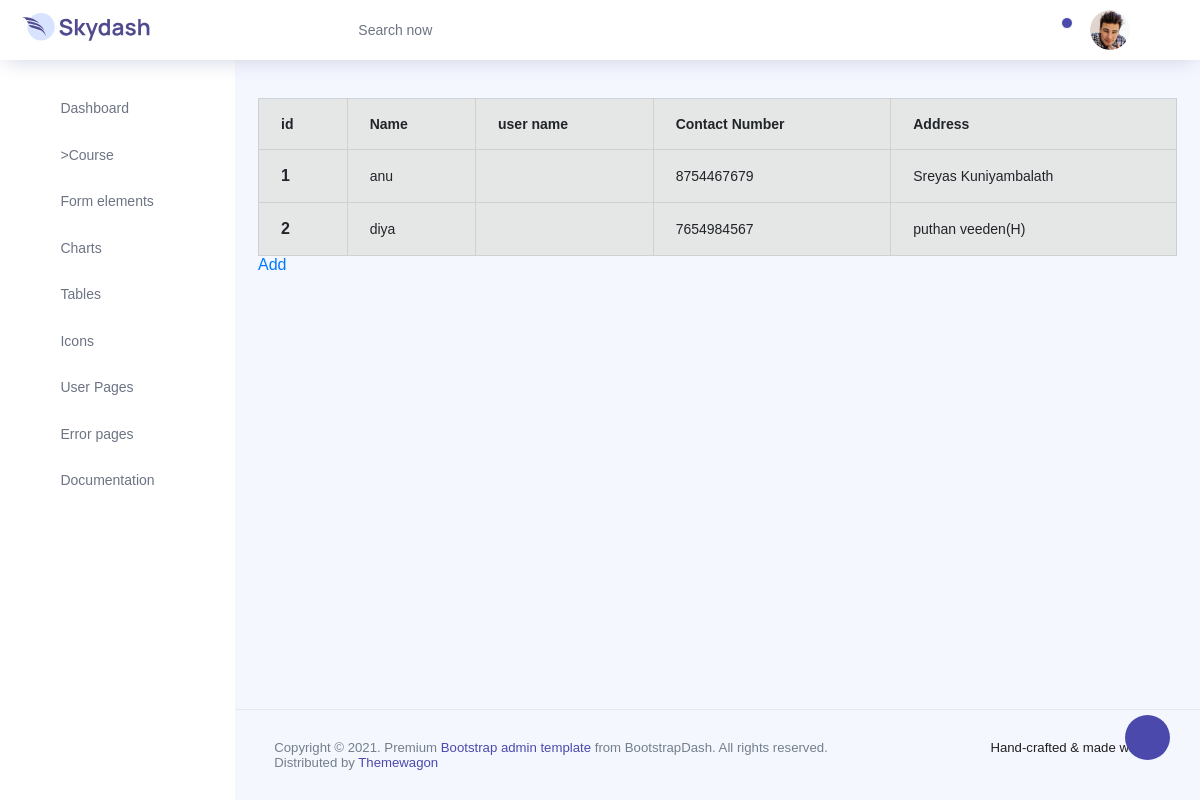
Screenshot of /teacher with the database file from the repository.
### homeapp/models.py (models this page shows)
class Teacher(models.Model):
    teacher = models.ForeignKey(CustomUser,on_delete=models.CASCADE,null=True)
    Name =models.CharField(max_length=25)
    Contact_Number =models.IntegerField(max_length=10)
    address=models.TextField(null=True)

### homeapp/views.py (the view)
# urls.py: path('teacher',views.Teachers,name='teacher'),
def Teachers(request):
    data =Teacher.objects.all()
    return render(request,'Teacher.html',{'data':data})

### templates/Teacher.html
{% extends 'skydash.html' %}
{% block content %}
<div class="table-responsive">
<table class="table table-bordered table-secondary">
  <thead>
    <tr>
      <th scope="col">id</th>
      <th scope="col">Name</th>
      <th scope="col">user name</th>
      <th scope="col">Contact Number</th>
      <th scope="col">Address</th>
    </tr>
  </thead>
  <tbody>
  {% for i in data %}
    <tr>
      <th scope="row">{{forloop.counter}}</th>
      <td>{{i.Name}}</td>
      <td>{{i.username}}</td>
      <td>{{i.Contact_Number}}</td>
      <td>{{i.address}}</td>
    </tr>
  {% endfor %}
  </tbody>
</table>
  </div>
<a href="{% url 'teacher_registration' %}">Add</a>
{% endblock %}

### rows the page displays
Teacher: Name "anu", Contact_Number "8754467679", address "Sreyas Kuniyambalath"
Teacher: Name "diya", Contact_Number "7654984567", address "puthan veeden(H)"
